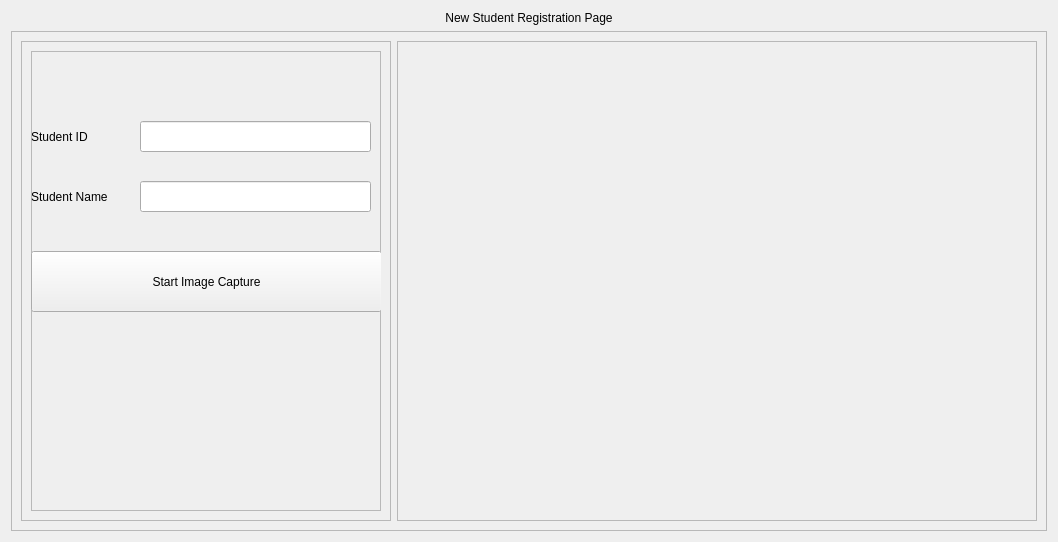
                     <widget class="QWidget" name="register_panel">
                      <layout class="QVBoxLayout" name="verticalLayout_5">
                       <item alignment="Qt::AlignTop">
                        <widget class="QLabel" name="register_heading">
                         <property name="styleSheet">
                          <string notr="true">font: 700 15pt &quot;Segoe Print&quot;;</string>
                         </property>
                         <property name="text">
                          <string>New Student Registration Page</string>
                         </property>
                         <property name="textFormat">
                          <enum>Qt::AutoText</enum>
                         </property>
                         <property name="alignment">
                          <set>Qt::AlignCenter</set>
                         </property>
                        </widget>
                       </item>
                       <item>
                        <widget class="QFrame" name="register_base_frame">
                         <property name="sizePolicy">
                          <sizepolicy hsizetype="Preferred" vsizetype="Expanding">
                           <horstretch>0</horstretch>
                           <verstretch>0</verstretch>
                          </sizepolicy>
                         </property>
                         <property name="frameShape">
                          <enum>QFrame::StyledPanel</enum>
                         </property>
                         <property name="frameShadow">
                          <enum>QFrame::Raised</enum>
                         </property>
                         <layout class="QHBoxLayout" name="horizontalLayout_8">
                          <item>
                           <widget class="QFrame" name="register_left_frame">
                            <property name="sizePolicy">
                             <sizepolicy hsizetype="Preferred" vsizetype="Preferred">
                              <horstretch>0</horstretch>
                              <verstretch>0</verstretch>
                             </sizepolicy>
                            </property>
                            <property name="minimumSize">
                             <size>
                              <width>0</width>
                              <height>0</height>
                             </size>
                            </property>
                            <property name="styleSheet">
                             <string notr="true"/>
                            </property>
                            <property name="frameShape">
                             <enum>QFrame::StyledPanel</enum>
                            </property>
                            <property name="frameShadow">
                             <enum>QFrame::Raised</enum>
                            </property>
                            <layout class="QVBoxLayout" name="verticalLayout_16">
                             <item>
                              <widget class="QFrame" name="register_input_frame">
                               <property name="sizePolicy">
                                <sizepolicy hsizetype="Preferred" vsizetype="Preferred">
                                 <horstretch>0</horstretch>
                                 <verstretch>0</verstretch>
                                </sizepolicy>
                               </property>
                               <property name="minimumSize">
                                <size>
                                 <width>350</width>
                                 <height>300</height>
                                </size>
                               </property>
                               <property name="frameShape">
                                <enum>QFrame::StyledPanel</enum>
                               </property>
                               <property name="frameShadow">
                                <enum>QFrame::Raised</enum>
                               </property>
                               <widget class="QPushButton" name="register_capture_button">
                                <property name="geometry">
                                 <rect>
                                  <x>0</x>
                                  <y>200</y>
                                  <width>351</width>
                                  <height>61</height>
                                 </rect>
                                </property>
                                <property name="text">
                                 <string>Start Image Capture</string>
                                </property>
                               </widget>
                               <widget class="QLabel" name="registerid_label">
                                <property name="geometry">
                                 <rect>
                                  <x>0</x>
                                  <y>70</y>
                                  <width>111</width>
                                  <height>31</height>
                                 </rect>
                                </property>
                                <property name="text">
                                 <string>Student ID</string>
                                </property>
                               </widget>
                               <widget class="QLineEdit" name="register_id_input">
                                <property name="geometry">
                                 <rect>
                                  <x>109</x>
                                  <y>70</y>
                                  <width>231</width>
                                  <height>31</height>
                                 </rect>
                                </property>
                               </widget>
                               <widget class="QLabel" name="register_name_label">
                                <property name="geometry">
                                 <rect>
                                  <x>0</x>
                                  <y>130</y>
                                  <width>111</width>
                                  <height>31</height>
                                 </rect>
                                </property>
                                <property name="text">
                                 <string>Student Name</string>
                                </property>
                               </widget>
                               <widget class="QLineEdit" name="register_name_input">
                                <property name="geometry">
                                 <rect>
                                  <x>109</x>
                                  <y>130</y>
                                  <width>231</width>
                                  <height>31</height>
                                 </rect>
                                </property>
                               </widget>
                              </widget>
                             </item>
                            </layout>
                           </widget>
                          </item>
                          <item>
                           <widget class="QFrame" name="register_right_frame">
                            <property name="sizePolicy">
                             <sizepolicy hsizetype="Expanding" vsizetype="Expanding">
                              <horstretch>0</horstretch>
                              <verstretch>0</verstretch>
                             </sizepolicy>
                            </property>
                            <property name="minimumSize">
                             <size>
                              <width>640</width>
                              <height>480</height>
                             </size>
                            </property>
                            <property name="frameShape">
                             <enum>QFrame::StyledPanel</enum>
                            </property>
                            <property name="frameShadow">
                             <enum>QFrame::Raised</enum>
                            </property>
                            <layout class="QHBoxLayout" name="horizontalLayout_10">
                             <item>
                              <widget class="QLabel" name="register_live_feed">
                               <property name="sizePolicy">
                                <sizepolicy hsizetype="Preferred" vsizetype="Preferred">
                                 <horstretch>0</horstretch>
                                 <verstretch>0</verstretch>
                                </sizepolicy>
                               </property>
                               <property name="minimumSize">
                                <size>
                                 <width>320</width>
                                 <height>200</height>
                                </size>
                               </property>
                               <property name="styleSheet">
                                <string notr="true"/>
                               </property>
                               <property name="text">
                                <string/>
                               </property>
                               <property name="alignment">
                                <set>Qt::AlignCenter</set>
                               </property>
                              </widget>
                             </item>
                            </layout>
                           </widget>
                          </item>
                         </layout>
                        </widget>
                       </item>
                      </layout>
                     </widget>
